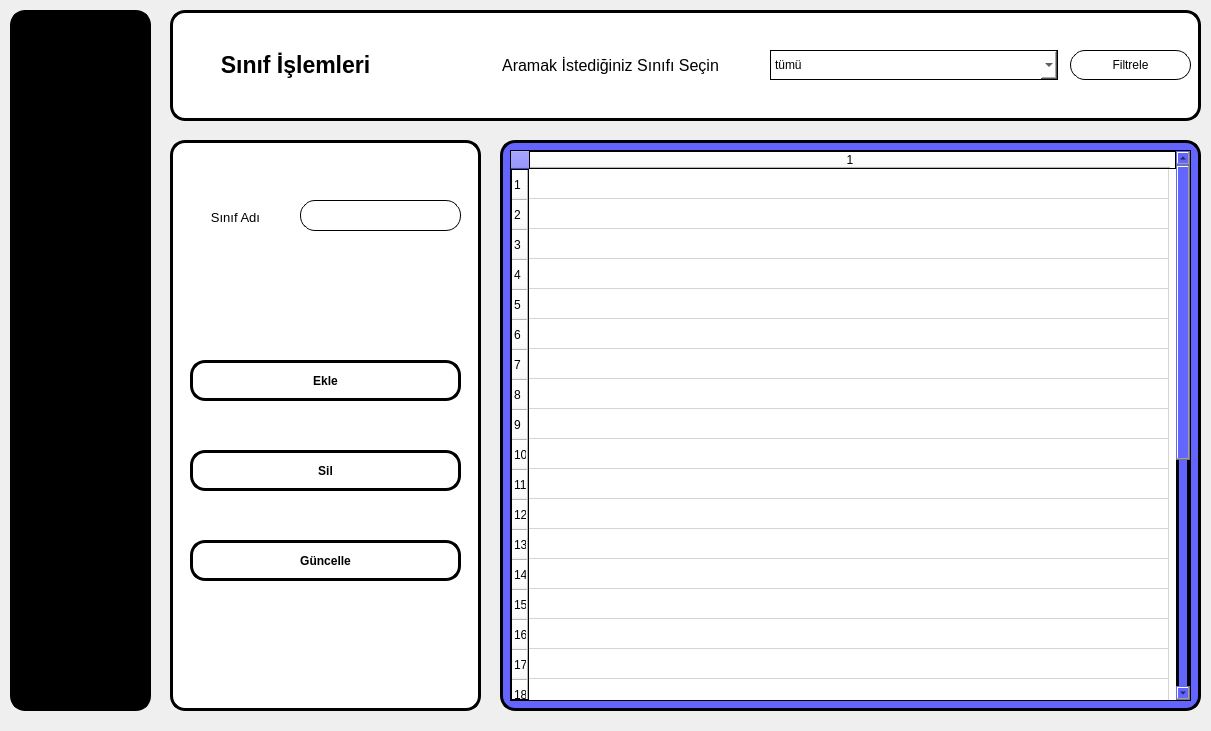
<?xml version="1.0" encoding="UTF-8"?>
<ui version="4.0">
 <class>SinifIslemleri</class>
 <widget class="QWidget" name="SinifIslemleri">
  <property name="geometry">
   <rect>
    <x>0</x>
    <y>0</y>
    <width>1211</width>
    <height>731</height>
   </rect>
  </property>
  <property name="minimumSize">
   <size>
    <width>1211</width>
    <height>731</height>
   </size>
  </property>
  <property name="maximumSize">
   <size>
    <width>1211</width>
    <height>731</height>
   </size>
  </property>
  <property name="windowTitle">
   <string>Sınıf İşlemleri</string>
  </property>
  <property name="windowIcon">
   <iconset resource="Template/resource.qrc">
    <normaloff>:/icons/sınıf.png</normaloff>:/icons/sınıf.png</iconset>
  </property>
  <widget class="QWidget" name="widget_4" native="true">
   <property name="geometry">
    <rect>
     <x>170</x>
     <y>140</y>
     <width>311</width>
     <height>571</height>
    </rect>
   </property>
   <property name="styleSheet">
    <string notr="true">

	border-radius: 15px;
	border: 3px solid black;
	background-color: rgb(255, 255, 255);

</string>
   </property>
   <widget class="QLineEdit" name="lne_snfAd">
    <property name="geometry">
     <rect>
      <x>130</x>
      <y>60</y>
      <width>161</width>
      <height>31</height>
     </rect>
    </property>
    <property name="styleSheet">
     <string notr="true">border-radius: 15px;
border: 1px solid black;
background-color: rgb(255, 255, 255);</string>
    </property>
   </widget>
   <widget class="QLabel" name="label_8">
    <property name="geometry">
     <rect>
      <x>20</x>
      <y>70</y>
      <width>91</width>
      <height>16</height>
     </rect>
    </property>
    <property name="font">
     <font>
      <pointsize>10</pointsize>
      <weight>50</weight>
      <bold>false</bold>
     </font>
    </property>
    <property name="styleSheet">
     <string notr="true">border-radius: 0px;
border: 0px solid black;
</string>
    </property>
    <property name="frameShadow">
     <enum>QFrame::Plain</enum>
    </property>
    <property name="text">
     <string>Sınıf Adı</string>
    </property>
    <property name="textFormat">
     <enum>Qt::AutoText</enum>
    </property>
    <property name="alignment">
     <set>Qt::AlignHCenter|Qt::AlignTop</set>
    </property>
   </widget>
   <widget class="QPushButton" name="btn_snfSil">
    <property name="enabled">
     <bool>true</bool>
    </property>
    <property name="geometry">
     <rect>
      <x>20</x>
      <y>310</y>
      <width>271</width>
      <height>41</height>
     </rect>
    </property>
    <property name="font">
     <font>
      <weight>75</weight>
      <bold>true</bold>
     </font>
    </property>
    <property name="cursor">
     <cursorShape>PointingHandCursor</cursorShape>
    </property>
    <property name="text">
     <string>Sil</string>
    </property>
   </widget>
   <widget class="QPushButton" name="btn_snfEkle">
    <property name="geometry">
     <rect>
      <x>20</x>
      <y>220</y>
      <width>271</width>
      <height>41</height>
     </rect>
    </property>
    <property name="font">
     <font>
      <weight>75</weight>
      <bold>true</bold>
     </font>
    </property>
    <property name="cursor">
     <cursorShape>PointingHandCursor</cursorShape>
    </property>
    <property name="text">
     <string>Ekle</string>
    </property>
   </widget>
   <widget class="QPushButton" name="btn_snfgunc">
    <property name="enabled">
     <bool>true</bool>
    </property>
    <property name="geometry">
     <rect>
      <x>20</x>
      <y>400</y>
      <width>271</width>
      <height>41</height>
     </rect>
    </property>
    <property name="font">
     <font>
      <weight>75</weight>
      <bold>true</bold>
     </font>
    </property>
    <property name="cursor">
     <cursorShape>PointingHandCursor</cursorShape>
    </property>
    <property name="text">
     <string>Güncelle</string>
    </property>
   </widget>
  </widget>
  <widget class="QWidget" name="widget" native="true">
   <property name="geometry">
    <rect>
     <x>10</x>
     <y>10</y>
     <width>141</width>
     <height>701</height>
    </rect>
   </property>
   <property name="styleSheet">
    <string notr="true">QWidget{
	
	
	
	background-color: rgb(0, 0, 0);
	border-radius: 15px;
	border: 3px solid;
}

</string>
   </property>
   <widget class="QLabel" name="label_6">
    <property name="geometry">
     <rect>
      <x>20</x>
      <y>10</y>
      <width>101</width>
      <height>101</height>
     </rect>
    </property>
    <property name="text">
     <string/>
    </property>
    <property name="pixmap">
     <pixmap resource="Template/resource.qrc">:/icons/Sophia(1).png</pixmap>
    </property>
    <property name="scaledContents">
     <bool>true</bool>
    </property>
   </widget>
   <widget class="QWidget" name="layoutWidget_3">
    <property name="geometry">
     <rect>
      <x>10</x>
      <y>120</y>
      <width>121</width>
      <height>561</height>
     </rect>
    </property>
    <layout class="QVBoxLayout" name="verticalLayout">
     <item>
      <widget class="QPushButton" name="btn_home">
       <property name="cursor">
        <cursorShape>PointingHandCursor</cursorShape>
       </property>
       <property name="text">
        <string/>
       </property>
       <property name="icon">
        <iconset resource="Template/resource.qrc">
         <normaloff>:/icons/anasayfa.png</normaloff>:/icons/anasayfa.png</iconset>
       </property>
       <property name="iconSize">
        <size>
         <width>35</width>
         <height>35</height>
        </size>
       </property>
      </widget>
     </item>
     <item>
      <widget class="QPushButton" name="btn_ogr">
       <property name="cursor">
        <cursorShape>PointingHandCursor</cursorShape>
       </property>
       <property name="text">
        <string/>
       </property>
       <property name="icon">
        <iconset resource="Template/resource.qrc">
         <normaloff>:/icons/ogrenci.png</normaloff>:/icons/ogrenci.png</iconset>
       </property>
       <property name="iconSize">
        <size>
         <width>35</width>
         <height>35</height>
        </size>
       </property>
      </widget>
     </item>
     <item>
      <widget class="QPushButton" name="btn_ders">
       <property name="cursor">
        <cursorShape>PointingHandCursor</cursorShape>
       </property>
       <property name="text">
        <string/>
       </property>
       <property name="icon">
        <iconset resource="Template/resource.qrc">
         <normaloff>:/icons/ders.png</normaloff>:/icons/ders.png</iconset>
       </property>
       <property name="iconSize">
        <size>
         <width>35</width>
         <height>35</height>
        </size>
       </property>
      </widget>
     </item>
     <item>
      <widget class="QPushButton" name="btn_snf">
       <property name="cursor">
        <cursorShape>PointingHandCursor</cursorShape>
       </property>
       <property name="text">
        <string/>
       </property>
       <property name="icon">
        <iconset resource="Template/resource.qrc">
         <normaloff>:/icons/sınıfW.png</normaloff>:/icons/sınıfW.png</iconset>
       </property>
       <property name="iconSize">
        <size>
         <width>35</width>
         <height>35</height>
        </size>
       </property>
      </widget>
     </item>
     <item>
      <widget class="QPushButton" name="btn_net">
       <property name="cursor">
        <cursorShape>PointingHandCursor</cursorShape>
       </property>
       <property name="text">
        <string/>
       </property>
       <property name="icon">
        <iconset resource="Template/resource.qrc">
         <normaloff>:/icons/net.png</normaloff>:/icons/net.png</iconset>
       </property>
       <property name="iconSize">
        <size>
         <width>35</width>
         <height>35</height>
        </size>
       </property>
      </widget>
     </item>
    </layout>
   </widget>
  </widget>
  <widget class="QWidget" name="widget_2" native="true">
   <property name="geometry">
    <rect>
     <x>500</x>
     <y>140</y>
     <width>701</width>
     <height>571</height>
    </rect>
   </property>
   <property name="styleSheet">
    <string notr="true">
background-color: rgb(100, 100, 254);

border-radius: 15px;
border: 3px solid black;
</string>
   </property>
   <widget class="QTableWidget" name="Widget_snf">
    <property name="geometry">
     <rect>
      <x>10</x>
      <y>10</y>
      <width>681</width>
      <height>551</height>
     </rect>
    </property>
    <property name="styleSheet">
     <string notr="true">border-radius: 0px;
border: 1px solid black;
background-color: rgb(255, 255, 255);</string>
    </property>
    <property name="rowCount">
     <number>30</number>
    </property>
    <property name="columnCount">
     <number>1</number>
    </property>
    <attribute name="horizontalHeaderDefaultSectionSize">
     <number>640</number>
    </attribute>
    <row/>
    <row/>
    <row/>
    <row/>
    <row/>
    <row/>
    <row/>
    <row/>
    <row/>
    <row/>
    <row/>
    <row/>
    <row/>
    <row/>
    <row/>
    <row/>
    <row/>
    <row/>
    <row/>
    <row/>
    <row/>
    <row/>
    <row/>
    <row/>
    <row/>
    <row/>
    <row/>
    <row/>
    <row/>
    <row/>
    <column/>
   </widget>
  </widget>
  <widget class="QWidget" name="widget_3" native="true">
   <property name="geometry">
    <rect>
     <x>170</x>
     <y>10</y>
     <width>1031</width>
     <height>111</height>
    </rect>
   </property>
   <property name="styleSheet">
    <string notr="true">border-radius: 15px;
border: 3px solid black;
background-color: rgb(255, 255, 255);</string>
   </property>
   <widget class="QLabel" name="label_10">
    <property name="geometry">
     <rect>
      <x>10</x>
      <y>20</y>
      <width>231</width>
      <height>71</height>
     </rect>
    </property>
    <property name="sizePolicy">
     <sizepolicy hsizetype="Preferred" vsizetype="Preferred">
      <horstretch>0</horstretch>
      <verstretch>0</verstretch>
     </sizepolicy>
    </property>
    <property name="baseSize">
     <size>
      <width>0</width>
      <height>0</height>
     </size>
    </property>
    <property name="font">
     <font>
      <pointsize>17</pointsize>
      <weight>75</weight>
      <italic>false</italic>
      <bold>true</bold>
      <underline>false</underline>
      <strikeout>false</strikeout>
      <kerning>true</kerning>
     </font>
    </property>
    <property name="focusPolicy">
     <enum>Qt::WheelFocus</enum>
    </property>
    <property name="styleSheet">
     <string notr="true">border-radius: 0px;
border: 0px solid black;
background-color: rgb(255, 255, 255);</string>
    </property>
    <property name="text">
     <string>Sınıf İşlemleri</string>
    </property>
    <property name="textFormat">
     <enum>Qt::AutoText</enum>
    </property>
    <property name="alignment">
     <set>Qt::AlignCenter</set>
    </property>
   </widget>
   <widget class="QPushButton" name="btn_ogrenciAra">
    <property name="geometry">
     <rect>
      <x>900</x>
      <y>40</y>
      <width>121</width>
      <height>30</height>
     </rect>
    </property>
    <property name="minimumSize">
     <size>
      <width>100</width>
      <height>0</height>
     </size>
    </property>
    <property name="maximumSize">
     <size>
      <width>9999</width>
      <height>30</height>
     </size>
    </property>
    <property name="cursor">
     <cursorShape>PointingHandCursor</cursorShape>
    </property>
    <property name="styleSheet">
     <string notr="true">border-radius: 15px;
border: 1px solid black;
</string>
    </property>
    <property name="text">
     <string>Filtrele</string>
    </property>
    <property name="iconSize">
     <size>
      <width>20</width>
      <height>20</height>
     </size>
    </property>
   </widget>
   <widget class="QLabel" name="label_9">
    <property name="geometry">
     <rect>
      <x>310</x>
      <y>40</y>
      <width>261</width>
      <height>31</height>
     </rect>
    </property>
    <property name="sizePolicy">
     <sizepolicy hsizetype="Preferred" vsizetype="Preferred">
      <horstretch>0</horstretch>
      <verstretch>0</verstretch>
     </sizepolicy>
    </property>
    <property name="baseSize">
     <size>
      <width>0</width>
      <height>0</height>
     </size>
    </property>
    <property name="font">
     <font>
      <pointsize>12</pointsize>
      <weight>50</weight>
      <bold>false</bold>
      <underline>false</underline>
     </font>
    </property>
    <property name="focusPolicy">
     <enum>Qt::WheelFocus</enum>
    </property>
    <property name="styleSheet">
     <string notr="true">border-radius: 0px;
border: 0px solid black;
background-color: rgb(255, 255, 255);</string>
    </property>
    <property name="text">
     <string>Aramak İstediğiniz Sınıfı Seçin</string>
    </property>
    <property name="textFormat">
     <enum>Qt::AutoText</enum>
    </property>
    <property name="alignment">
     <set>Qt::AlignCenter</set>
    </property>
   </widget>
   <widget class="QComboBox" name="cmb_snfara">
    <property name="geometry">
     <rect>
      <x>600</x>
      <y>40</y>
      <width>288</width>
      <height>30</height>
     </rect>
    </property>
    <property name="styleSheet">
     <string notr="true">border-radius: 0px;
border: 1px solid black;
background-color: rgb(255, 255, 255);</string>
    </property>
    <item>
     <property name="text">
      <string>tümü</string>
     </property>
    </item>
   </widget>
  </widget>
 </widget>
 <resources>
  <include location="Template/resource.qrc"/>
 </resources>
 <connections/>
</ui>
